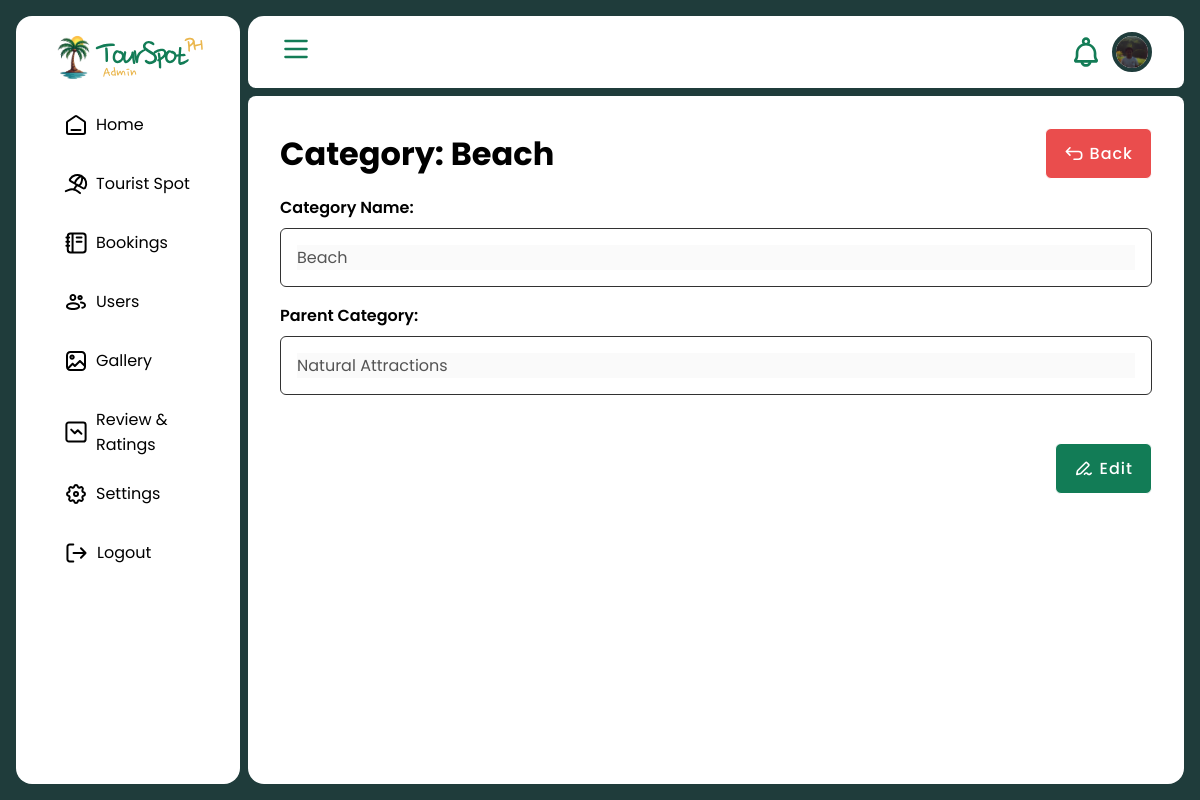
The page /ts-admin/touristspot/category/1/view (signed in) on the database its author committed.
### booking/models.py (models this page shows, shortened)
class CustomUser(AbstractBaseUser, PermissionsMixin):
    email = models.EmailField(unique=True)
    address = models.CharField(max_length=150, blank=True)
    phone = models.CharField(max_length=15, blank=True)
    first_name = models.CharField(max_length=50, blank=True)
    last_name = models.CharField(max_length=50, blank=True)
    registration_date = models.DateTimeField(auto_now_add=True)
    username = models.CharField(max_length=30, unique=True, blank=True)
    image = models.ImageField(
        upload_to='profiles', blank=True, null=True, validators=[
            FileExtensionValidator(allowed_extensions=['jpg', 'jpeg', 'webp']),
            validate_image_size
        ])
    is_active = models.BooleanField(default=True)
    is_staff = models.BooleanField(default=False)
    is_tourguide = models.BooleanField(default=False)
    objects = CustomUserManager()
    USERNAME_FIELD = 'email'
    REQUIRED_FIELDS = []

class Category(models.Model):
    name = models.CharField(max_length=50)
    parent = models.ForeignKey('self', null=True, blank=True, on_delete=models.CASCADE)
    def __str__(self):
        return self.name

### booking/views/adminViews.py (the view)
# urls.py: path('ts-admin/touristspot/category/<int:id>/view', adminViews.view_category, name='view_category'),
def view_category(request, id):
    list = Category.objects.get(id=id)
    template = loader.get_template('admin/category/view.html')
    context = {
        'list': list,
    }
    return HttpResponse(template.render(context, request))

### booking/templates/admin/category/view.html (shortened to what this page needs)
{% extends 'admin/master-admin.html' %}
{% load static %}
{% block content %}
<div class="content_header">
    <h1> Category: {{ list.name }} </h1>
    <a href="{% url 'category' %}" class="button-small-long button-clrprimary-wimg button-red"><img src="{% static 'icon/action-icons=back-01.svg' %}"><span> Back </span></a>
</div>
<div class="content_body">
    <div class="info-container">
        <div class="details-section">
            <div class="form-container">
                <div class="input-group">
                    <label for="name">Category Name: </label>
                    <div class="input-container">
                        <input type="text" name="name" value="{{ list.name }}" disabled>
                    </div>
                </div>
                <div class="input-group">
                    <label for="parent">Parent Category: </label>
                    <div class="input-container">
                        <input type="text" name="parent" value="{{ list.parent }}" disabled>
                    </div>
                </div>
            </div>
            <div class="details-action">
                <a href="{% url 'edit_category' list.id %}" class="button-small-long button-clrprimary-wimg"><img src="{% static 'icon/action-icons=edit-01.svg' %}"><span> Edit </span></a>
            </div>
        </div>
    </div>
</div>
{% endblock %}

### booking/templates/admin/master-admin.html (shortened to what this page needs)
{% load static %}
<!DOCTYPE html>
<html lang="en">
<head>
    <link rel="stylesheet" href="{% static 'component.css' %}">
    <link rel="stylesheet" href="{% static 'admin/admin-style.css' %}">
    <link rel="stylesheet" href="{% static 'admin/admin-responsive.css' %}">
</head>
<body>
    <div class="admin-container">
        <div class="sidebar-container container" id="sidebar-container">
            <div class="logo-container">
                <img src="{% static 'logo/logo=admin-def.svg' %}" alt="Logo" class="logo">
            </div>
            <div class="navigation-container">
                <div class="top-navgroup navgroup">
                    <a href="{% url 'admin_dashboard' %}" class="nav-link {% if request.path == '/ts-admin' %} link-active {% endif %}"><img src="{% static 'icon/icons=home-02.svg' %}" alt="icon"><span> Home </span></a>
                    <div class="linkgroup">
                        {% url 'spot' as touristspot %}
                        {% url 'category' as categories %}
                        {% url 'pending_spot' as pending %}
                        <a href="{% url 'spot' %}" class="nav-link "><img src="{% static 'icon/icons=umbrella.svg' %}" alt="icon"><span> Tourist Spot </span></a>
                    </div>
                    {% url 'booking' as booking %}
                    <a href="{% url 'booking' %}" class="nav-link {% if request.path == booking %} link-active {% endif %}"><img src="{% static 'icon/icons=book-03.svg' %}" alt="icon"><span> Bookings </span></a>
                    {% url 'users' as user %}
                    <a href="{% url 'users' %}" class="nav-link {% if request.path == user %} link-active {% endif %}"><img src="{% static 'icon/icons=user-profile-group.svg' %}" alt="icon"><span> Users </span></a>
                    <a href="" class="nav-link {% if request.path == '/ts-admin/gallery' %} link-active {% endif %}"><img src="{% static 'icon/icons=gallery.svg' %}" alt="icon"><span> Gallery </span></a>
                    <a href="" class="nav-link {% if request.path == '/ts-admin/review&ratings' %} link-active {% endif %}"><img src="{% static 'icon/icons=bar-chart-square-down-01.svg' %}" alt="icon"><span> Review & Ratings </span></a>
                </div>
                <div class="bottom-navgroup navgroup">
                    <a href="" class="nav-link"><img src="{% static 'icon/icons=settings.svg' %}" alt="icon"><span> Settings </span></a>
                    <a href="{% url 'logout' %}" class="nav-link"><img src="{% static 'icon/action-icons=logout-01.svg' %}" alt="icon"><span> Logout </span></a>
                </div>
            </div>
        </div>
        <div class="content-container container">
            <div class="header">
                <div class="actions-container">
                    <img src="{% static 'icon/icons=menu.svg' %}" class="menu icon view" id="header-menu">
                </div>
                <div class="users-container">
                    <img src="{% static 'icon/icons=bell.svg' %}" alt="notification" class="notification icon view" id="notification">
                    <div class="user-profile">
                        {% if request.user.image.url != null %}
                        <img src="{{ request.user.image.url }}" class="profile-image">
                        {% else %}
                        <img src="/media/profiles/default-profile.jpeg" class="profile-image">
                        {% endif %}
                    </div>
                </div>
            </div>
            <div class="content">
                {% block content %} {% endblock %}
            </div>
        </div>
    </div>
</body>
</html>

### static/css/component.css (style rules this page uses)
:root { --font_family: "Poppins", sans-serif; --primary: #127C56; --secondary: #EAB64D; --background: #1F3C3B; --red: #EA4D4D; --darkred: #7C1214; --gray: #323232; --lightgray: #EDEDED; --green: #4DEA5F; --darkgreen: #127C56; --black: #000000; --white: #FFFFFF; --header_32px: 32px; --header_24px: 24px; --header_20px: 20px; --header_18px: 18px; --normal_16px: 16px; --normal_14px: 14px; --normal_12px: 12px; --normal_10px: 10px; --normal_8px: 8px; --normal_6px: 6px; }
h1 { text-transform: capitalize; }
input[type="text"], input[type="password"], input[type="email"], input[type="number"], select, textarea, input[type="time"], input[type="file"], input[type="date"] { width: 100%; cursor: text !important; height: 100%; border: none; outline: none; font-size: 16px; font-weight: 400; font-style: normal; font-family: var(--font_family); }
.icon { cursor: pointer; }
.button-small-long { text-align: center; text-decoration: none; font-family: "Poppins", sans-serif; font-style: normal; font-weight: 500; padding: 12px 18px; gap: 6px; font-size: 16px; border-radius: 6px; letter-spacing: 1px; border: solid 1px var(--black); }
.button-clrprimary-wimg { display: flex; cursor: pointer; flex-direction: row; align-items: center; color: var(--white); border-color: var(--white); background-color: var(--primary); }
.button-clrprimary-wimg img { width: 20px; height: auto; filter: brightness(0) saturate(100%) invert(100%) sepia(100%) saturate(0%) hue-rotate(288deg) brightness(102%) contrast(102%); }
.button-red { background-color: var(--red) !important; }

### static/css/admin/admin-style.css (style rules this page uses)
* { margin: 0; padding: 0; box-sizing: border-box; }
body { width: 100vw; height: 100vh; position: relative; color: var(--black); font-family: 'Poppins', sans-serif; background-color: var(--background); }
.admin-container { gap: 8px; padding: 1em; width: 100vw; height: 100vh; display: flex; position: relative; flex-direction: row; }
.admin-container .container { border-radius: 1em; position: relative; overflow-y: hidden; }
.admin-container .sidebar-container { gap: 16px; height: 100%; display: flex; padding: 16px 32px 32px 32px; flex-direction: column; background-color: var(--white); }
.sidebar-container .logo-container { position: relative; display: flex; }
.sidebar-container .navigation-container { display: flex; flex-direction: column; }
.navigation-container .navgroup { gap: 10px; display: flex; flex-direction: column; }
.navgroup .nav-link, .subnavgroup .subnav-link { gap: 8px; display: flex; color: var(--black); border-radius: 8px; padding: 12px 16px; flex-direction: row; align-items: center; text-decoration: none; }

### static/css/admin/admin-forms.css (style rules this page uses)
.form-container { gap: 16px; width: 100%; display: flex; position: relative; padding: 0 0 32px 0; flex-direction: column; }
.details-section .details-action { gap: 16px; display: flex; align-items: center; flex-direction: row; justify-content: end; }
.form-container .input-group { gap: 8px; display: flex; flex-direction: column; }
.input-group label { font-size: 16px; font-weight: 600; }
.input-group .input-container { padding: 16px; display: flex; border-radius: 6px; align-items: center; border: 1px solid var(--gray); }

### rows shown on the page
CustomUser: user.image (picture)
Category: name "Beach", parent "Natural Attractions"
